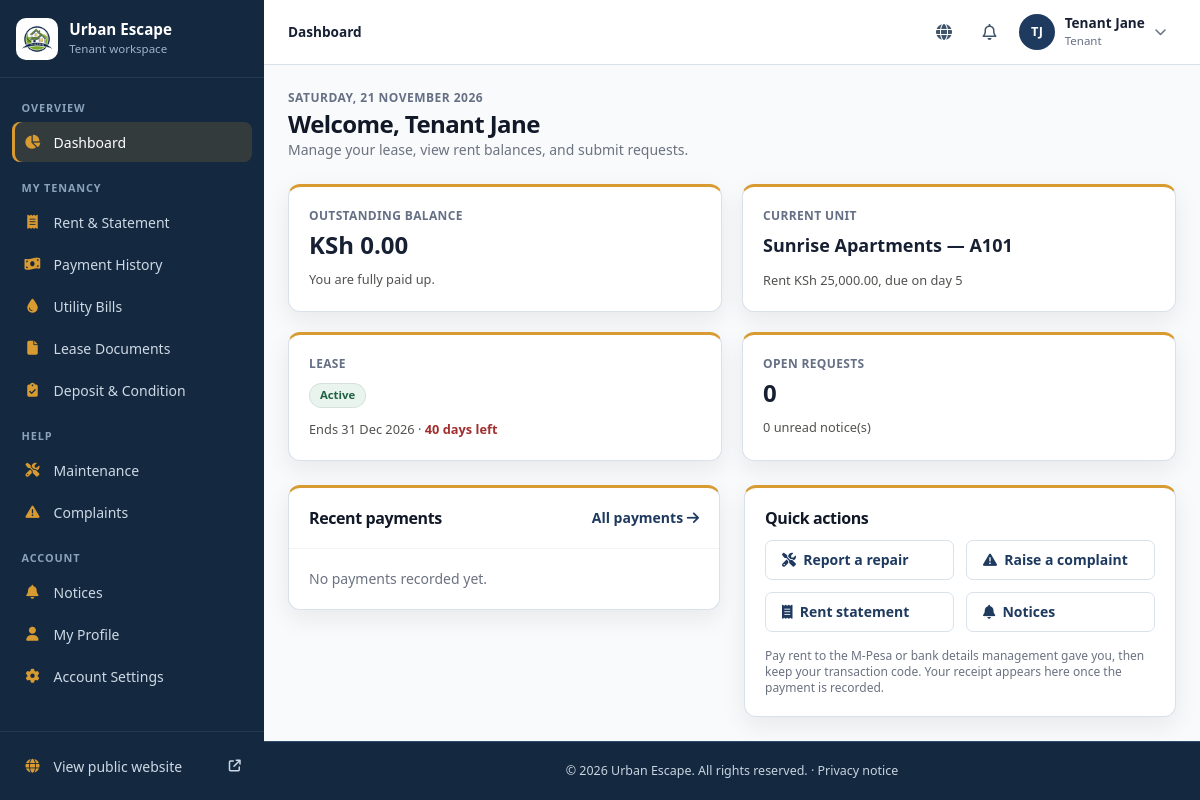
Page /tenant/dashboard.php (signed in) on the committed database.
### tables this page shows
CREATE TABLE IF NOT EXISTS tenants (
    id INT AUTO_INCREMENT PRIMARY KEY,
    user_id INT NULL,
    landlord_id INT NULL,  
    full_name VARCHAR(100) NOT NULL,
    phone VARCHAR(20) NOT NULL,
    email VARCHAR(150) NOT NULL,
    national_id VARCHAR(50) NOT NULL UNIQUE,
    gender ENUM('Male', 'Female', 'Other') NOT NULL,
    date_of_birth DATE NULL,
    emergency_contact_name VARCHAR(100),
    emergency_contact_phone VARCHAR(20),
    occupation VARCHAR(100),
    employer VARCHAR(100),
    current_address TEXT,
    profile_photo VARCHAR(255),
    status ENUM('Active', 'Inactive', 'Evicted', 'Blacklisted') DEFAULT 'Active',
    created_at TIMESTAMP DEFAULT CURRENT_TIMESTAMP,
    FOREIGN KEY (user_id) REFERENCES users(id) ON DELETE SET NULL,
    CONSTRAINT fk_tenants_landlord FOREIGN KEY (landlord_id) REFERENCES landlords(id) ON DELETE SET NULL
);

CREATE TABLE IF NOT EXISTS leases (
    id INT AUTO_INCREMENT PRIMARY KEY,
    tenant_id INT NOT NULL,
    property_id INT NOT NULL,
    unit_id INT NOT NULL,
    start_date DATE NOT NULL,
    end_date DATE NOT NULL,
    monthly_rent DECIMAL(12, 2) NOT NULL,
    deposit DECIMAL(12, 2) NOT NULL,
    payment_due_day INT DEFAULT 5,
    notice_period_days INT DEFAULT 30,
    rent_review_date DATE NULL,
    status ENUM('Active', 'Expired', 'Terminated', 'Pending', 'Renewed') DEFAULT 'Pending',
    special_terms TEXT,
    document_path VARCHAR(255),
    created_at TIMESTAMP DEFAULT CURRENT_TIMESTAMP,
    FOREIGN KEY (tenant_id) REFERENCES tenants(id) ON DELETE RESTRICT,
    FOREIGN KEY (property_id) REFERENCES properties(id) ON DELETE RESTRICT,
    FOREIGN KEY (unit_id) REFERENCES units(id) ON DELETE RESTRICT
);

CREATE TABLE IF NOT EXISTS properties (
    id INT AUTO_INCREMENT PRIMARY KEY,
    landlord_id INT NOT NULL,
    caretaker_id INT NULL,  
    name VARCHAR(150) NOT NULL,
    property_type ENUM('Apartment', 'Flats', 'Bedsitters', 'Maisonettes', 'Townhouses', 'Commercial', 'Student Housing', 'Mixed Use', 'Single Family', 'Other') NOT NULL,
    description TEXT,
    location_id INT NOT NULL,
    physical_address VARCHAR(255) NOT NULL,
    latitude DECIMAL(10, 8) NULL,
    longitude DECIMAL(11, 8) NULL,
    number_of_units INT NOT NULL DEFAULT 0,
    year_built YEAR NULL,
    amenities TEXT,
    status ENUM('Active', 'Under Maintenance', 'Archived') DEFAULT 'Active',
    property_image VARCHAR(255) NULL,
    created_at TIMESTAMP DEFAULT CURRENT_TIMESTAMP,
    updated_at TIMESTAMP DEFAULT CURRENT_TIMESTAMP ON UPDATE CURRENT_TIMESTAMP,
    FOREIGN KEY (landlord_id) REFERENCES landlords(id) ON DELETE RESTRICT,
    FOREIGN KEY (location_id) REFERENCES locations(id) ON DELETE RESTRICT,
    CONSTRAINT fk_properties_caretaker FOREIGN KEY (caretaker_id) REFERENCES users(id) ON DELETE SET NULL
);

CREATE TABLE IF NOT EXISTS units (
    id INT AUTO_INCREMENT PRIMARY KEY,
    property_id INT NOT NULL,
    unit_number VARCHAR(50) NOT NULL,
    floor VARCHAR(20) DEFAULT 'Ground',
    house_type ENUM('Bedsitter', 'Studio', '1 Bedroom', '2 Bedroom', '3 Bedroom', '4 Bedroom', 'Maisonette', 'Shop', 'Office', 'Other') NOT NULL,
    bedrooms INT DEFAULT 1,
    bathrooms INT DEFAULT 1,
    monthly_rent DECIMAL(12, 2) NOT NULL,
    deposit DECIMAL(12, 2) NOT NULL,
    service_charge DECIMAL(12, 2) DEFAULT 0.00,
    water_billing_method ENUM('Meter Reading', 'Fixed Rate', 'Per Unit', 'Shared') DEFAULT 'Meter Reading',
    electricity_billing_method ENUM('Prepaid', 'Postpaid Sub-Meter', 'Fixed') DEFAULT 'Prepaid',
    status ENUM('Vacant', 'Occupied', 'Reserved', 'Under Maintenance', 'Unavailable') DEFAULT 'Vacant',
    description TEXT,
    created_at TIMESTAMP DEFAULT CURRENT_TIMESTAMP,
    FOREIGN KEY (property_id) REFERENCES properties(id) ON DELETE CASCADE,
    UNIQUE KEY unique_property_unit (property_id, unit_number)
);

### tenant/dashboard.php (the view, shortened to what the rows shown need)
<?php
require_once __DIR__ . '/../config/auth.php';
require_once __DIR__ . '/../includes/functions.php';
$db = db();
$user = getCurrentUser();
$stmt = $db->prepare("SELECT * FROM tenants WHERE user_id = ?");
$stmt->execute([$user['id']]);
$tenant = $stmt->fetch();
$lease_stmt = $db->prepare("
    SELECT l.*, u.unit_number, p.name as property_name
    FROM leases l
    JOIN units u ON l.unit_id = u.id
    JOIN properties p ON l.property_id = p.id
    WHERE l.tenant_id = ? AND l.status = 'Active'
");
$lease_stmt->execute([$tenant['id']]);
$lease = $lease_stmt->fetch();
$daysLeft = $lease ? (int)floor((strtotime($lease['end_date']) - strtotime(date('Y-m-d'))) / 86400) : null;
$page_title = 'Tenant Dashboard';
include __DIR__ . '/../includes/layout_top.php';
?>
<div>
    <p class="page-eyebrow"><?php echo e(date('l, d F Y')); ?></p>
    <h1 class="text-2xl font-bold text-gray-900">Welcome, <?php echo e($tenant['full_name']); ?></h1>
    <p class="text-sm text-gray-500">Manage your lease, view rent balances, and submit requests.</p>
</div>
<div class="grid grid-cols-1 sm:grid-cols-2 xl:grid-cols-4 gap-5">
    <article class="stat-tile bg-white p-5 rounded-xl border border-gray-100 shadow-sm">
        <p class="stat-label">Current unit</p>
        <p class="stat-value text-lg"><?php echo $lease ? e($lease['property_name'] . ' — ' . $lease['unit_number']) : 'No active lease'; ?></p>
        <p class="stat-detail"><?php echo $lease ? 'Rent ' . e(format_currency($lease['monthly_rent'])) . ', due on day ' . (int)$lease['payment_due_day'] : ''; ?></p>
    </article>
    <article class="stat-tile bg-white p-5 rounded-xl border border-gray-100 shadow-sm">
        <p class="stat-label">Lease</p>
        <div class="mt-2"><?php echo render_status_badge($lease['status'] ?? 'None'); ?></div>
        <p class="stat-detail"><?php echo $lease ? 'Ends ' . e(format_date($lease['end_date'])) . ($daysLeft !== null && $daysLeft <= 60 ? ' · <span class="delta-bad">' . $daysLeft . ' days left</span>' : '') : ''; ?></p>
    </article>
</div>
<div class="grid grid-cols-1 lg:grid-cols-2 gap-6 items-start">
    <section class="bg-white rounded-xl border border-gray-100 shadow-sm overflow-hidden">
        <div class="p-5 border-b border-gray-100 flex justify-between gap-3"><h2 class="font-bold text-gray-900">Recent payments</h2></div>
    </section>
    <section class="bg-white rounded-xl border border-gray-100 shadow-sm p-5">
        <h2 class="font-bold text-gray-900 mb-3">Quick actions</h2>
    </section>
</div>
<?php include __DIR__ . '/../includes/layout_bottom.php'; ?>

### includes/navbar.php (shortened to what the rows shown need)
<?php
require_once __DIR__ . '/../config/auth.php';
require_once __DIR__ . '/functions.php';
$currentUser = getCurrentUser();
$isPublicPage = strpos($_SERVER['SCRIPT_NAME'] ?? '', '/public/') !== false || basename($_SERVER['SCRIPT_NAME'] ?? '') === 'index.php';
$role = $currentUser['role_name'] ?? '';
$dashboardUrl = $currentUser ? BASE_URL . '/' . dashboardPathForRole($role) : '';
?>
<?php if ($isPublicPage): ?>
<header class="public-header">
  <div class="site-container public-header-inner">
    <a class="brand" href="<?php echo BASE_URL; ?>/" aria-label="<?php echo e(APP_NAME); ?> home"><img class="brand-logo" src="<?php echo BASE_URL; ?>/assets/houselogo.avif" alt=""><span><?php echo e(APP_NAME); ?></span></a>
    <button type="button" class="mobile-menu-toggle" aria-controls="public-navigation" aria-expanded="false" aria-label="Open navigation"><span></span><span></span><span></span></button>
    <nav id="public-navigation" class="public-navigation" aria-label="Main navigation">
      <a href="<?php echo BASE_URL; ?>/" <?php echo basename($_SERVER['SCRIPT_NAME'] ?? '') === 'index.php' ? 'aria-current="page"' : ''; ?>>Home</a>
      <a href="<?php echo BASE_URL; ?>/public/properties.php">Properties</a>
      <a href="<?php echo BASE_URL; ?>/#services">Services</a>
      <a href="<?php echo BASE_URL; ?>/#about">About</a>
      <a href="<?php echo BASE_URL; ?>/public/contact.php">Contact</a>
      <span class="public-nav-actions">
        <?php if ($currentUser): ?>
          <?php if ($dashboardUrl !== ''): ?><a class="nav-login" href="<?php echo $dashboardUrl; ?>">My dashboard</a><?php endif; ?>
          <form method="post" action="<?php echo BASE_URL; ?>/api/logout.php"><?php echo csrf_field(); ?><button class="nav-cta" type="submit">Log out</button></form>
        <?php else: ?>
           <a class="nav-login" href="<?php echo BASE_URL; ?>/public/register.php">Register</a>
          <a class="nav-login" href="<?php echo BASE_URL; ?>/public/login.php">Log in</a>
          <a class="nav-cta" href="<?php echo BASE_URL; ?>/public/properties.php">Find a home</a>
        <?php endif; ?>
      </span>
    </nav>
  </div>
</header>
<?php else:
    require_once __DIR__ . '/shell.php';
    $crumbs = shell_breadcrumbs($dashboardUrl, $page_title ?? null);
    $bell = $currentUser ? shell_notifications((int)$currentUser['id']) : ['unread' => 0, 'latest' => []];
?>
<header class="app-topbar">
  <div class="app-topbar-inner">
    <nav class="topbar-breadcrumb hidden sm:block" aria-label="Breadcrumb"><ol>
      <?php foreach ($crumbs as $index => [$label, $url]): $isLast = $index === count($crumbs) - 1; ?>
        <li<?php echo $isLast ? ' aria-current="page"' : ''; ?>><?php if ($url && !$isLast): ?><a href="<?php echo e($url); ?>"><?php echo e($label); ?></a><?php else: ?><?php echo e($label); ?><?php endif; ?></li>
      <?php endforeach; ?>
    </ol></nav>
    <div class="topbar-actions">
      <a class="topbar-icon hidden sm:inline-flex" href="<?php echo BASE_URL; ?>/" target="_blank" rel="noopener" title="View public website" aria-label="View public website (opens in a new tab)"><i class="fa-solid fa-globe" aria-hidden="true"></i></a>
      <details class="topbar-menu">
        <summary class="topbar-icon" aria-label="Notifications<?php echo $bell['unread'] ? ', ' . $bell['unread'] . ' unread' : ''; ?>">
          <i class="fa-regular fa-bell" aria-hidden="true"></i>
        </summary>
      </details>
      <details class="topbar-menu">
        <summary class="topbar-user" aria-label="Account menu for <?php echo e($currentUser['full_name'] ?? ''); ?>">
          <span class="avatar" aria-hidden="true"><?php echo e(user_initials($currentUser['full_name'] ?? '')); ?></span>
          <span class="topbar-user-text hidden md:block"><strong><?php echo e($currentUser['full_name'] ?? ''); ?></strong><small><?php echo e($role); ?></small></span>
          <i class="fa-solid fa-chevron-down text-xs text-gray-500 hidden md:inline" aria-hidden="true"></i>
        </summary>
      </details>
    </div>
  </div>
</header>
<?php endif; ?>

### includes/functions.php (shortened to what the rows shown need)
<?php
function e($string) {
    return htmlspecialchars($string ?? '', ENT_QUOTES, 'UTF-8');
}
function format_currency($amount) {
    return 'KSh ' . number_format((float)($amount ?? 0), 2, '.', ',');
}
function render_status_badge($status) {
    $green = 'bg-green-100 text-green-800';
    $blue = 'bg-blue-100 text-blue-800';
    $yellow = 'bg-yellow-100 text-yellow-800';
    $orange = 'bg-orange-100 text-orange-800';
    $red = 'bg-red-100 text-red-800';
    $purple = 'bg-purple-100 text-purple-800';
    $colors = [
        'Active' => $green, 'Paid' => $green, 'Completed' => $green, 'Resolved' => $green, 'Approved' => $green,
        'Occupied' => $blue, 'Reviewed' => $blue, 'Assigned' => $blue, 'In Progress' => $blue, 'Under Review' => $blue, 'Renewed' => $blue, 'New' => $blue,
        'Vacant' => $yellow, 'Waiting' => $yellow, 'Rescheduled' => $yellow, 'Medium' => $yellow,
        'Pending' => $orange, 'Partial' => $orange, 'Submitted' => $orange, 'Open' => $orange, 'High' => $orange,
        'Unpaid' => $red, 'Overdue' => $red, 'Rejected' => $red, 'Terminated' => $red, 'Emergency' => $red,
        'Suspended' => $red, 'Evicted' => $red, 'Blacklisted' => $red,
        'Under Maintenance' => $purple, 'Reserved' => $purple,
        'Received' => $green, 'Held' => $blue, 'Settled' => $green, 'Agreed' => $green, 'Excellent' => $green, 'Good' => $green,
        'Refund' => $blue, 'Move-in' => $blue, 'Move-out' => $purple,
        'Deduction' => $orange, 'Part received' => $orange, 'Due for refund' => $orange, 'Fair' => $yellow, 'Poor' => $orange,
        'Disputed' => $red, 'Not received' => $red, 'Damaged' => $red, 'Missing' => $red,
    ];
    $class = $colors[$status] ?? 'bg-gray-100 text-gray-800';
    return '<span class="px-2.5 py-0.5 rounded-full text-xs font-semibold ' . $class . '">' . e($status) . '</span>';
}
function format_date($date) {
    $timestamp = strtotime((string)$date);
    return $timestamp ? date('d M Y', $timestamp) : (string)$date;
}

### rows in the picture
tenants: full_name "TJ", full_name "Tenant Jane"
leases: property.unit_number "Sunrise Apartments — A101", monthly_rent "KSh 25,000.00", payment_due_day "5", status "Active", end_date "31 Dec 2026", end_date "40"

### other values in the picture
APP_NAME "Urban Escape"
$role "Tenant"
$label "OVERVIEW MY TENANCY HELP ACCOUNT"
$label "Dashboard Rent & Statement Payment History Utility Bills Lease Documents Deposit & Condition Maintenance Complaints Notices My Profile Account Settings"
$label "Dashboard"
format_currency($balance) "KSh 0.00"
$openRequests "0"
$unreadNotices "0"
